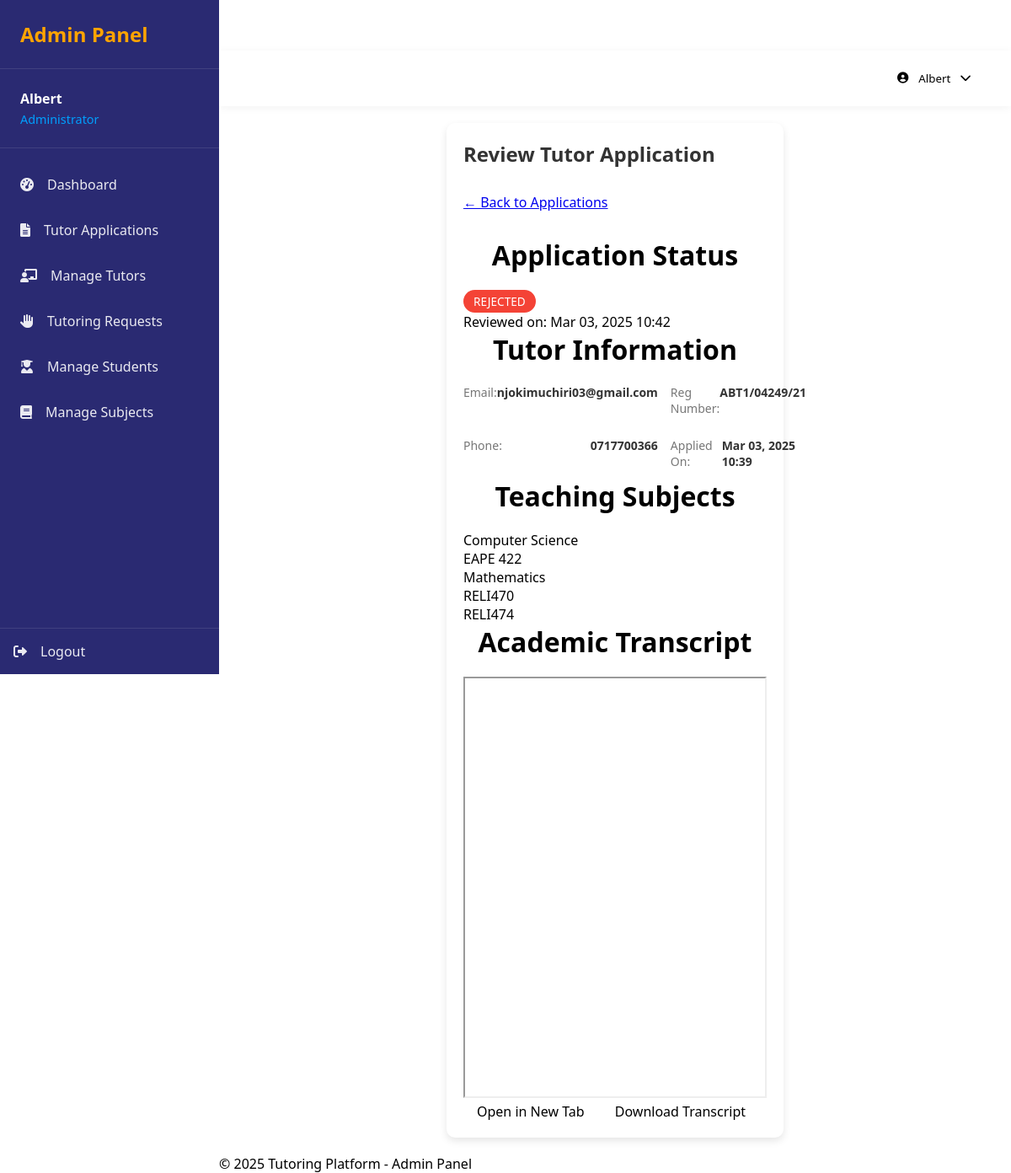
/admin/review-application.php?id=2 (signed in), run on the app's committed database.
### tables this page shows
CREATE TABLE `tutor_applications` (
  `application_id` int(11) NOT NULL,
  `tutor_id` int(11) NOT NULL,
  `transcript_path` varchar(255) NOT NULL,
  `status` enum('pending','approved','rejected') DEFAULT 'pending',
  `submitted_at` timestamp NOT NULL DEFAULT current_timestamp(),
  `reviewed_at` timestamp NOT NULL DEFAULT current_timestamp()
);

CREATE TABLE `users` (
  `user_id` int(11) NOT NULL,
  `role` enum('student','tutor') NOT NULL,
  `reg_number` varchar(20) NOT NULL,
  `password` varchar(255) NOT NULL,
  `email` varchar(255) NOT NULL,
  `phone` varchar(15) NOT NULL,
  `year_of_study` int(11) DEFAULT NULL,
  `semester` int(11) DEFAULT NULL,
  `profile_pic` varchar(255) DEFAULT NULL,
  `is_authorized` tinyint(1) DEFAULT 0,
  `created_at` timestamp NOT NULL DEFAULT current_timestamp()
);

CREATE TABLE `tutor_subjects` (
  `tutor_id` int(11) NOT NULL,
  `subject_name` varchar(100) NOT NULL
);

### admin/review-application.php (the view, shortened to what this page needs)
<?php
require_once '../includes/config.php';
$application_id = intval($_GET['id']);
$stmt = $pdo->prepare("
    SELECT a.*, u.email, u.reg_number, u.phone, u.year_of_study
    FROM tutor_applications a
    JOIN users u ON a.tutor_id = u.user_id
    WHERE a.application_id = ?
");
$stmt->execute([$application_id]);
$application = $stmt->fetch();
$stmt = $pdo->prepare("SELECT subject_name FROM tutor_subjects WHERE tutor_id = ?");
$stmt->execute([$application['tutor_id']]);
$subjects = $stmt->fetchAll();
include 'includes/admin-header.php';
?>
<div class="admin-container">
    <div class="page-header">
        <h1>Review Tutor Application</h1>
        <div class="navigation-links">
            <a href="applications.php" class="nav-link">← Back to Applications</a>
        </div>
    </div>
    <div class="application-review-container">
        <div class="application-status">
            <h2>Application Status</h2>
            <div class="status-info">
                <span class="status-badge large <?php echo $application['status']; ?>">
                    <?php echo ucfirst($application['status']); ?>
                </span>
                <?php if ($application['status'] !== 'pending'): ?>
                <div class="status-detail">
                    <span>Reviewed on: <?php echo date('M d, Y H:i', strtotime($application['reviewed_at'])); ?></span>
                </div>
                <?php endif; ?>
            </div>
        </div>
        <div class="application-details-container">
            <section class="details-section">
                <h2>Tutor Information</h2>
                <div class="detail-grid">
                    <div class="detail-item">
                        <span class="label">Email:</span>
                        <span class="value"><?php echo htmlspecialchars($application['email']); ?></span>
                    </div>
                    <div class="detail-item">
                        <span class="label">Reg Number:</span>
                        <span class="value"><?php echo htmlspecialchars($application['reg_number']); ?></span>
                    </div>
                    <div class="detail-item">
                        <span class="label">Phone:</span>
                        <span class="value"><?php echo htmlspecialchars($application['phone']); ?></span>
                    </div>
                    <div class="detail-item">
                        <span class="label">Applied On:</span>
                        <span class="value"><?php echo date('M d, Y H:i', strtotime($application['submitted_at'])); ?></span>
                    </div>
                </div>
            </section>
            <section class="details-section">
                <h2>Teaching Subjects</h2>
                <div class="subjects-grid">
                    <?php foreach ($subjects as $subject): ?>
                        <div class="subject-card">
                            <?php echo htmlspecialchars($subject['subject_name']); ?>
                        </div>
                    <?php endforeach; ?>
                </div>
            </section>
            <section class="details-section">
                <h2>Academic Transcript</h2>
                <div class="transcript-preview">
                    <div class="pdf-container">
                        <iframe src="../<?php echo htmlspecialchars($application['transcript_path']); ?>" width="100%" height="500px"></iframe>
                    </div>
                    <div class="transcript-actions">
                        <a href="../<?php echo htmlspecialchars($application['transcript_path']); ?>" target="_blank" class="btn-secondary">Open in New Tab</a>
                        <a href="../<?php echo htmlspecialchars($application['transcript_path']); ?>" download class="btn-secondary">Download Transcript</a>
                    </div>
                </div>
            </section>
        </div>
    </div>
</div>
<?php include 'includes/admin-footer.php'; ?>

### admin/css/admin-style.css (style rules this page uses)
:root { --primary-color: #2A2A72; --secondary-color: #009FFD; --accent-color: #FFA400; --light-bg: #F8F9FA; --dark-text: #2B2D42; --success: #4CAF50; --warning: #FFC107; --danger: #DC3545; }
* { margin: 0; padding: 0; box-sizing: border-box; font-family: 'Segoe UI', system-ui, sans-serif; }
.admin-container { max-width: 1200px; margin: 20px auto; padding: 20px; background: #ffffff; border-radius: 10px; box-shadow: 0 4px 10px rgba(0, 0, 0, 0.1); }
.page-header { justify-content: space-between; align-items: center; margin-bottom: 20px; }
.page-header h1 { font-size: 24px; color: #333; margin-bottom: 15px; }
.status-badge { padding: 5px 10px; border-radius: 5px; font-size: 12px; font-weight: bold; text-transform: uppercase; }
.status-badge.rejected { background-color: #f44336; color: #fff; }
.detail-item { display: flex; justify-content: space-between; margin-bottom: 10px; font-size: 14px; }
.detail-item .label { color: #777; }
.detail-item .value { color: #333; font-weight: bold; }
.btn-secondary { padding: 8px 16px; border-radius: 5px; text-decoration: none; color: #333; background-color: #f0f0f0; transition: background-color 0.3s ease, color 0.3s ease; }
h2 { text-align: center; font-size: 2rem; margin-bottom: 20px; }
.btn-secondary { background: var(--secondary); color: var(--text); }
.admin-container { width: 100%; max-width: 400px; padding: 20px; background: #ffffff; border-radius: 10px; box-shadow: 0 4px 10px rgba(0, 0, 0, 0.1); animation: fadeIn 0.5s ease-in-out; }
.page-header { margin-bottom: 30px; display: flex; flex-wrap: wrap; gap: 15px; justify-content: space-between; }
.status-badge { display: inline-block; padding: 4px 12px; border-radius: 20px; font-size: 0.85em; font-weight: 500; }
.detail-grid { display: grid; grid-template-columns: repeat(2, 1fr); gap: 15px; }

### data on the page
tutor_applications: status "REJECTED", reviewed_at "Mar 03, 2025 10:42", tutor.email "njokimuchiri03@gmail.com", tutor.reg_number "ABT1/04249/21", tutor.phone "0717700366", submitted_at "Mar 03, 2025 10:39"
tutor_subjects: subject_name "Computer Science"
tutor_subjects: subject_name "EAPE 422"
tutor_subjects: subject_name "Mathematics"
tutor_subjects: subject_name "RELI470"
tutor_subjects: subject_name "RELI474"

### other printed values
$_SESSION['admin_name'] "Albert"
